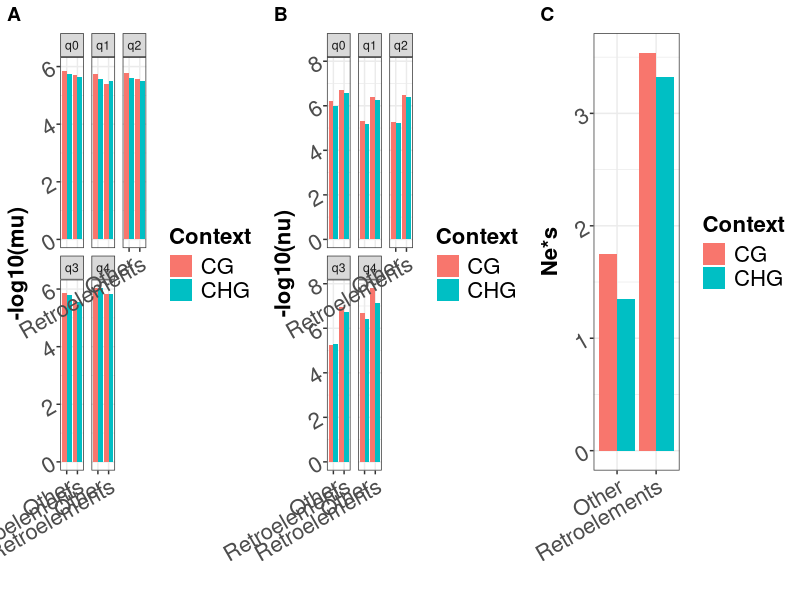

The R script that drew this image:








outall <- read.csv("reports/te_pars.csv")
outall$feature <- gsub(".*I ", "", outall$feature)
outall$size <- gsub(".*G_", "", outall$id)
outall$size <- paste0("q", gsub("_.*", "", outall$size))



fit1 <- lm(nes ~ context + feature + size, data = outall )
anova(fit1)

fit2 <- lm(mu ~ context + feature + size, data = outall )
anova(fit2)

fit3 <- lm(nu ~ context + feature + size, data = outall )
anova(fit3)

fit4 <- lm(nu ~ mu + context + feature + size, data = outall ) 
anova(fit4)

library(ggplot2)
library(cowplot)

plot_fig3ab <- function(outfile, getpdf){
    
    out <- outall
    fsize=16
    p1 <- ggplot(out, aes(x=factor(feature), y= -log10(mu),
                           fill=factor(context, levels=c("CG", "CHG"), labels=c("CG", "CHG")))) + 
        geom_bar(position=position_dodge(), stat="identity") +
        facet_wrap(~ size) + 
        xlab("") +
        #ylim(c(0,1)) +
        ylab("-log10(mu)") +
        ggtitle("") + theme_bw() +
        labs(fill="Context") +
        theme(axis.text = element_text( angle = 30, hjust = 1, size=fsize),
              axis.title=element_text(size=fsize, face="bold"),
              legend.title = element_text(size=fsize, face="bold"),
              legend.text = element_text(size=fsize))
    
    p2 <- ggplot(out, aes(x=factor(feature), y= -log10(nu),
                          fill=factor(context, levels=c("CG", "CHG"), labels=c("CG", "CHG")))) + 
        geom_bar(position=position_dodge(), stat="identity") +
        facet_wrap(~ size) + 
        xlab("") +
        #ylim(c(0,1)) +
        ylab("-log10(nu)") +
        ggtitle("") + theme_bw() +
        labs(fill="Context") +
        theme(axis.text = element_text(angle = 30, hjust = 1, size=fsize),
              axis.title=element_text(size=fsize, face="bold"),
              legend.title = element_text(size=fsize, face="bold"),
              legend.text = element_text(size=fsize))
    
    p3 <- ggplot(out, aes(x=factor(feature), y= nes,
                          fill=factor(context, levels=c("CG", "CHG"), labels=c("CG", "CHG")))) + 
        geom_bar(position=position_dodge(), stat="identity") +
        xlab("") +
        #ylim(c(0,1)) +
        ylab("Ne*s") +
        ggtitle("") + theme_bw() +
        labs(fill="Context") +
        theme(axis.text = element_text(angle = 30, hjust = 1, size=fsize),
              axis.title=element_text(size=fsize, face="bold"),
              legend.title = element_text(size=fsize, face="bold"),
              legend.text = element_text(size=fsize))
    
    #PLOT
    plot_grid(p1, p2, p3, ncol=3, rel_heights=c(1,1,1), align="h", labels =c("A", "B", "C"))
}
######
plot_fig3ab(outfile="graphs/Fig_post_var.pdf", getpdf)
